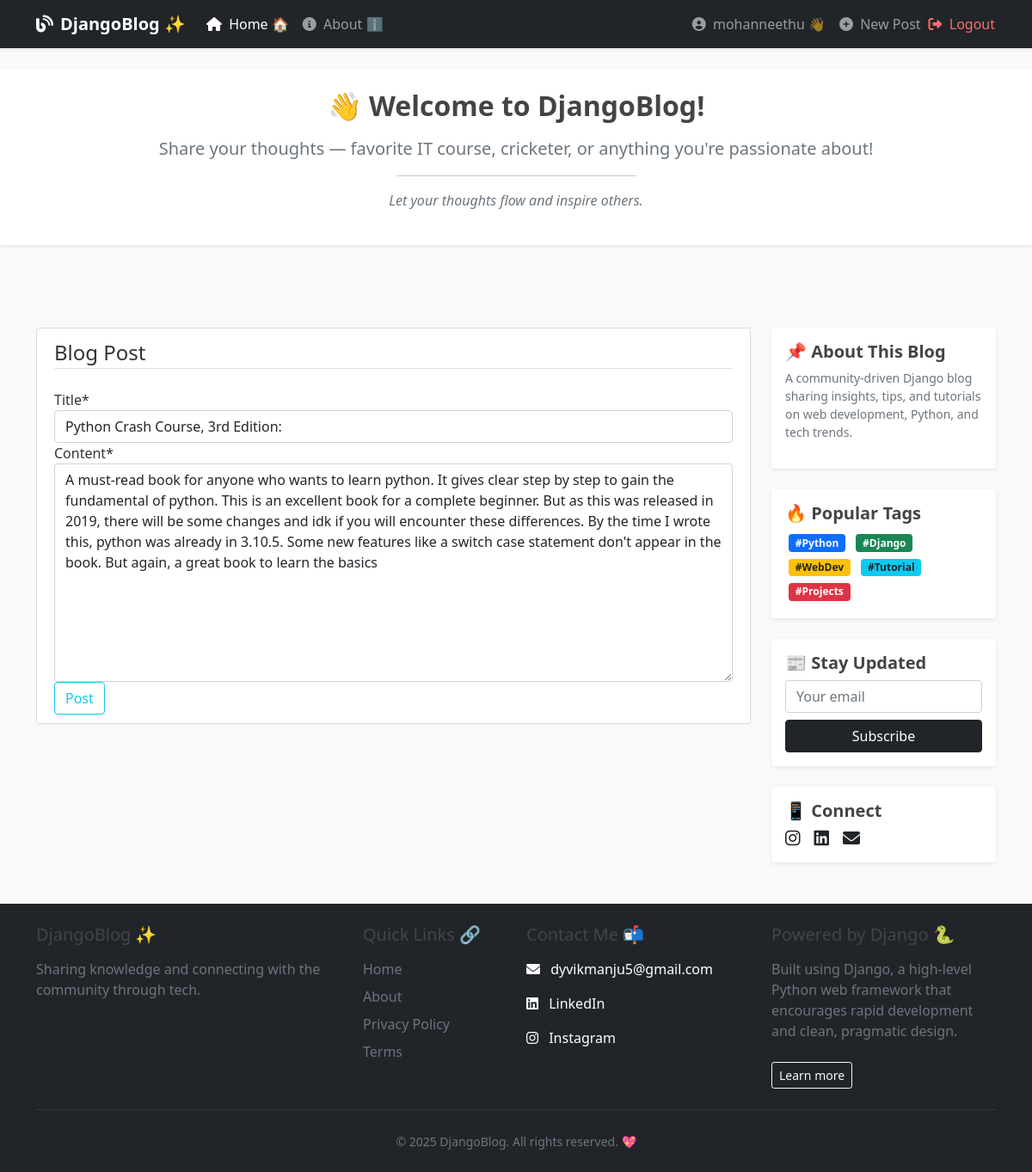
Screenshot of /post/39/update/ (signed in) with the database file from the repository.
### blog/models.py (models this page shows, shortened)
class Post(models.Model):
    title = models.CharField(max_length=100)
    content = models.TextField()
    date_posted = models.DateTimeField(default=timezone.now)
    author = models.ForeignKey(User, on_delete=models.CASCADE)
    likes = models.ManyToManyField(User, related_name='liked_posts', blank=True)

### blog/views.py (the view, shortened to what this page needs)
# urls.py: path('post/<int:pk>/update/', PostUpdateView.as_view(), name='post-update'),
class PostUpdateView(LoginRequiredMixin, UserPassesTestMixin, UpdateView):
    model = Post
    fields = ['title', 'content']
    def test_func(self):
        post = self.get_object()
        if self.request.user == post.author:
            return True
        return False

### blog/templates/blog/post_form.html (shortened to what this page needs)
{% extends "blog/base.html" %}
{% load crispy_forms_tags %}
{% block content %}
    <div class="content-section">
        <form method="POST">
            <fieldset class="form-group">
                <legend class="border-bottom mb-4">Blog Post</legend>
                {{ form|crispy }}
            </fieldset>
            <div class="form-group">
                <button class="btn btn-outline-info" type="submit">Post</button>
            </div>
        </form>
    </div>
{% endblock content %}

### blog/templates/blog/base.html (shortened to what this page needs)
{% load static %}
<!DOCTYPE html>
<html lang="en">
<head>
    <link rel="stylesheet" href="https://cdnjs.cloudflare.com/ajax/libs/font-awesome/6.0.0/css/all.min.css">
    <link href="https://cdn.jsdelivr.net/npm/bootstrap@5.1.3/dist/css/bootstrap.min.css" rel="stylesheet">
    <link rel="stylesheet" type="text/css" href="{% static 'blog/main.css' %}">
</head>
<body class="bg-light">
<nav class="navbar navbar-expand-lg navbar-dark bg-dark shadow-sm fixed-top">
    <div class="container">
        <a class="navbar-brand d-flex align-items-center" href="{% url 'blog-home' %}">
            <i class="fas fa-blog me-2"></i>
            <span class="fw-bold">DjangoBlog ✨</span>
        </a>
        <div class="collapse navbar-collapse" id="navbarContent">
            <ul class="navbar-nav me-auto mb-2 mb-lg-0">
                <li class="nav-item">
                    <a class="nav-link active" href="{% url 'blog-home' %}"><i class="fas fa-home me-1"></i> Home 🏠</a>
                </li>
                <li class="nav-item">
                    <a class="nav-link" href="{% url 'blog-about' %}"><i class="fas fa-info-circle me-1"></i> About ℹ️</a>
                </li>
            </ul>
<ul class="navbar-nav ms-auto">
    {% if user.is_authenticated %}
        <li class="nav-item">
            <a class="nav-link" href="{% url 'profile' %}">
                <i class="fas fa-user-circle me-1"></i> {{ user.username }} 👋
            </a>
        </li>
        <li class="nav-item">
            <a class="nav-link" href="{% url 'post-create' %}">
                <i class="fas fa-plus-circle me-1"></i> New Post
            </a>
        </li>
        <li class="nav-item">
<li class="nav-item d-flex align-items-center">
    <form method="POST" action="{% url 'logout' %}" class="m-0">
        <button type="submit" class="btn btn-link nav-link p-0" style="color: #ff6b6b; text-decoration: none;">
            <i class="fas fa-sign-out-alt me-1"></i> Logout
        </button>
    </form>
</li>
        </li>
    {% endif %}
</ul>
        </div>
    </div>
</nav>
<section class="welcome-banner bg-white shadow-sm py-4">
    <div class="container text-center">
        <h2 class="fw-bold mb-3">👋 Welcome to DjangoBlog!</h2>
        <p class="lead text-muted">
            Share your thoughts — favorite IT course, cricketer, or anything you're passionate about!
        </p>
        <hr class="w-25 mx-auto">
        <p class="text-secondary fst-italic">Let your thoughts flow and inspire others.</p>
    </div>
</section>
<main class="container mt-5 pt-5 custom-post-container">
    <div class="row">
        <div class="col-12 col-md-9">
            {% block content %}{% endblock %}
        </div>
        <div class="col-12 col-md-3 mt-4 mt-md-0">
            <div class="p-3 mb-4 bg-white shadow-sm rounded">
                <h5 class="fw-bold">📌 About This Blog</h5>
                <p class="text-muted small">
                    A community-driven Django blog sharing insights, tips, and tutorials on web development, Python, and tech trends.
                </p>
            </div>
            <div class="p-3 mb-4 bg-white shadow-sm rounded">
                <h5 class="fw-bold">🔥 Popular Tags</h5>
                <div>
                    <span class="badge bg-primary m-1">#Python</span>
                    <span class="badge bg-success m-1">#Django</span>
                    <span class="badge bg-warning text-dark m-1">#WebDev</span>
                    <span class="badge bg-info text-dark m-1">#Tutorial</span>
                    <span class="badge bg-danger m-1">#Projects</span>
                </div>
            </div>
            <div class="p-3 mb-4 bg-white shadow-sm rounded">
                <h5 class="fw-bold">📰 Stay Updated</h5>
                <form>
                    <div class="mb-2">
                        <input type="email" class="form-control" placeholder="Your email">
                    </div>
                    <button class="btn btn-dark w-100">Subscribe</button>
                </form>
            </div>
            <div class="p-3 bg-white shadow-sm rounded">
                <h5 class="fw-bold">📱 Connect</h5>
                <div class="d-flex gap-3">
                    <a href="https://www.instagram.com/dyvik_15/" class="text-dark" target="_blank"><i class="fab fa-instagram fa-lg"></i></a>
                    <a href="https://www.linkedin.com/in/dyvik-manju-9a1b07269/" class="text-dark" target="_blank"><i class="fab fa-linkedin fa-lg"></i></a>
                    <a href="mailto:dyvikmanju5@gmail.com" class="text-dark"><i class="fas fa-envelope fa-lg"></i></a>
                </div>
            </div>
        </div>
    </div>
</main>
<footer class="bg-dark text-white py-4 mt-5">
    <div class="container">
        <div class="row">
            <div class="col-md-4 mb-4 mb-md-0">
                <h5 class="mb-3">DjangoBlog ✨</h5>
                <p class="text-muted">Sharing knowledge and connecting with the community through tech.</p>
            </div>
            <div class="col-md-2 mb-4 mb-md-0">
                <h5 class="mb-3">Quick Links 🔗</h5>
                <ul class="list-unstyled">
                    <li class="mb-2"><a href="{% url 'blog-home' %}" class="text-decoration-none text-muted">Home</a></li>
                    <li class="mb-2"><a href="{% url 'blog-about' %}" class="text-decoration-none text-muted">About</a></li>
                    <li class="mb-2"><a href="#" class="text-decoration-none text-muted">Privacy Policy</a></li>
                    <li><a href="#" class="text-decoration-none text-muted">Terms</a></li>
                </ul>
            </div>
            <div class="col-md-3 mb-4 mb-md-0">
                <h5 class="mb-3">Contact Me 📬</h5>
                <div class="d-flex flex-column gap-3">
                    <a href="mailto:dyvikmanju5@gmail.com" class="text-white text-decoration-none">
                        <i class="fas fa-envelope me-2"></i> dyvikmanju5@gmail.com
                    </a>
                    <a href="https://www.linkedin.com/in/dyvik-manju-9a1b07269/" class="text-white text-decoration-none" target="_blank">
                        <i class="fab fa-linkedin me-2"></i> LinkedIn
                    </a>
                    <a href="https://www.instagram.com/dyvik_15/" class="text-white text-decoration-none" target="_blank">
                        <i class="fab fa-instagram me-2"></i> Instagram
                    </a>
                </div>
            </div>
            <div class="col-md-3">
                <h5 class="mb-3">Powered by Django 🐍</h5>
                <p class="text-muted">
                    Built using Django, a high-level Python web framework that encourages rapid development and clean, pragmatic design.
                </p>
                <a href="https://www.djangoproject.com/" target="_blank" class="btn btn-outline-light btn-sm mt-2">Learn more</a>
            </div>
        </div>
        <hr class="my-4 bg-secondary">
        <div class="text-center text-muted">
            <small>&copy; {% now "Y" %} DjangoBlog. All rights reserved. 💖</small>
        </div>
    </div>
</footer>
</body>
</html>

### blog/static/blog/main.css (style rules this page uses)
body { background: #fafafa; color: #333333; margin-top: 5rem; }
h1, h2, h3, h4, h5, h6 { color: #444444; }
ul { margin: 0; }
.content-section { background: #ffffff; padding: 10px 20px; border: 1px solid #dddddd; border-radius: 3px; margin-bottom: 20px; }

### rows the page displays
Post: title "Python Crash Course, 3rd Edition:", content "A must-read book for anyone who wants to learn python. It gives clear step by step to gain the fundamental of python. This is an excellent book for a complete beginner. But as this was released in 2019, there will be some changes and idk if you will encounter these differences. By the time I wrote this, python was already in 3.10.5. Some new features like a switch case statement don't appear in the book. But again, a great book to learn the basics"

### other values shown
{{ user.username }} "mohanneethu"
